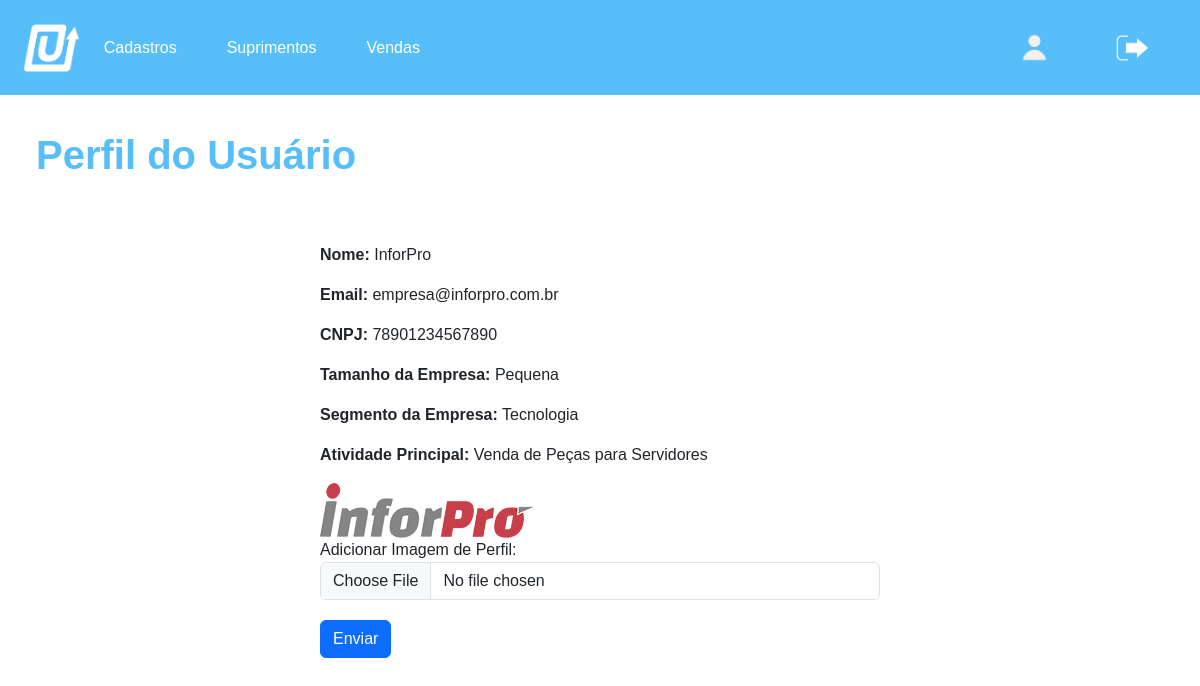
Page /perfil/perfil.php (signed in) on the committed database.
### tables this page shows
CREATE TABLE `clientes` (
  `id` int(11) NOT NULL,
  `email` varchar(255) NOT NULL,
  `senha` varchar(255) NOT NULL,
  `cnpj` varchar(18) NOT NULL,
  `razao_social` varchar(255) NOT NULL,
  `tamanho_empresa` varchar(20) NOT NULL,
  `segmento_empresa` varchar(255) NOT NULL,
  `atividade_principal` varchar(255) NOT NULL,
  `caminho_imagem` varchar(255) DEFAULT NULL,
  `rua` varchar(255) DEFAULT NULL,
  `bairro` varchar(100) DEFAULT NULL,
  `cidade` varchar(100) DEFAULT NULL,
  `uf` varchar(2) DEFAULT NULL,
  `cep` varchar(9) DEFAULT NULL
);

### perfil/perfil.php (the view, shortened to what this page needs)
<?php
require_once "../conexao.php";
$id_usuario = $_SESSION['id'];
$sql_usuario = "SELECT * FROM clientes WHERE id = '$id_usuario'";
$result_usuario = mysqli_query($conexao, $sql_usuario);
$row_usuario = mysqli_fetch_assoc($result_usuario);
?>
<!DOCTYPE html>
<html lang="pt-BR">
<head>
    <link href="https://cdn.jsdelivr.net/npm/bootstrap@5.3.3/dist/css/bootstrap.min.css" rel="stylesheet"
>
    <link rel="stylesheet" href="../styleHeader.css">
</head>
<body>
<header>
        <img src="../img/logo.png" alt="logo">
        <nav>
            <div class="dropdown">
                <button class="dropbtn">Cadastros</button>
            </div>
            <div class="dropdown">
                <button class="dropbtn">Suprimentos</button>
            </div>
            <div class="dropdown">
                <button class="dropbtn">Vendas</button>
            </div>
        </nav>
        <div>
            <button id="perfilBtn"><img class="perfil" src="../img/perfil.png" alt="Descrição da Imagem 1"></button>
            <button id="logoutBtn"><img class="perfil" src="../img/sair.png" alt="Descrição da Imagem 2"></button>
        </div>
    </header>
    <h1><strong>Perfil do Usuário</strong></h1>
    <div class="container">
        <div class="">
            <div class="body">
                <p><strong>Nome:</strong> <?php echo $row_usuario['razao_social']; ?></p>
                <p><strong>Email:</strong> <?php echo $row_usuario['email']; ?></p>
                <p><strong>CNPJ:</strong> <?php echo $row_usuario['cnpj']; ?></p>
                <p><strong>Tamanho da Empresa:</strong> <?php echo $row_usuario['tamanho_empresa']; ?></p>
                <p><strong>Segmento da Empresa:</strong> <?php echo $row_usuario['segmento_empresa']; ?></p>
                <p><strong>Atividade Principal:</strong> <?php echo $row_usuario['atividade_principal']; ?></p>
                <?php if (!empty($row_usuario['caminho_imagem'])): ?>
                <img src="<?php echo $row_usuario['caminho_imagem']; ?>" alt="Imagem do Perfil">
                <?php else: ?>
                <p>Nenhuma imagem de perfil encontrada.</p>
                <?php endif; ?>
                <form method="post" enctype="multipart/form-data">
                    <div class="form-group">
                        <label for="imagem">Adicionar Imagem de Perfil:</label>
                        <input type="file" class="form-control" id="imagem" name="imagem" accept="image/*">
                    </div>
                    <button type="submit" class="btn btn-primary btn-upload">Enviar</button>
                </form>
            </div>
        </div>
    </div>
</body>
</html>

### styleHeader.css (style rules this page uses)
body { margin: 0; }
header { background-color: #58befa; color: #fff; padding: 20px; display: flex; justify-content: space-between; align-items: center; height: 95px; position: relative; z-index: 1000; }
header img { padding: 2.5px; height: 55px; width: auto; }
header button { color: #fff; text-decoration: none; background-color: #58befa; padding: 8px 16px; border: none; border-radius: 4px; margin: 0 5px; cursor: pointer; }
header nav { margin-right: auto; }
nav { display: flex; }
.dropdown { margin-right: 8px; }
.perfil { padding: 1.7px; height: 37px; width: auto; }

### perfil/perfil.php (style rules this page uses)
body { font-family: Arial, sans-serif; }
.container { max-width: 600px; margin: auto; padding: 20px; }
h1 { color: #58befa; padding: 3%; }
.btn-upload { margin-top: 20px; }

### rows in the picture
clientes: razao_social "InforPro", email "empresa@inforpro.com.br", cnpj "78901234567890", tamanho_empresa "Pequena", segmento_empresa "Tecnologia", atividade_principal "Venda de Peças para Servidores", caminho_imagem (picture)
